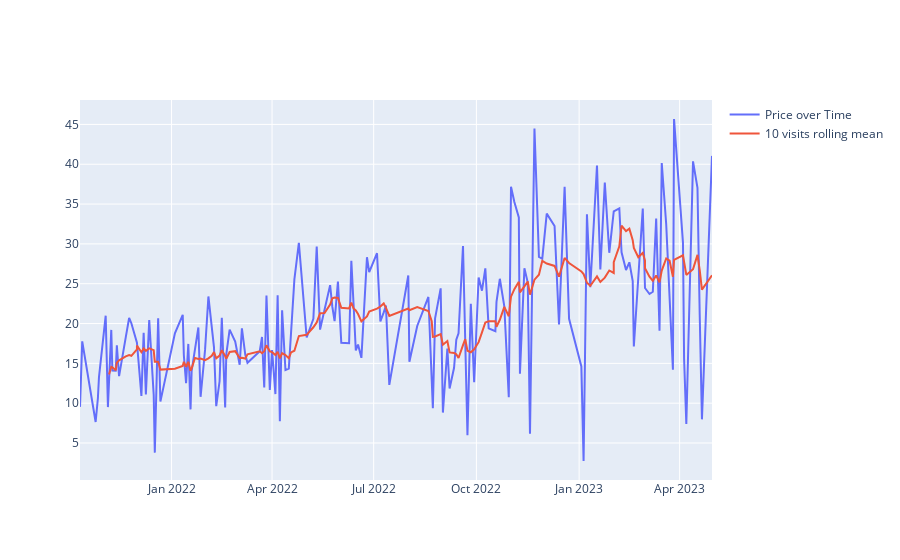

Notebook cell for this chart:
### Code cell
line1 = go.Scatter(x=total_df['Date'], y=total_df['Price'], name='Price over Time')
line2 = go.Scatter(x=total_df['Date'], y=total_df['Rolling Mean'], name='10 visits rolling mean')
#line2 = go.Scatter(x=total_df['Date'], y=total_df['Amount'], name='Amount over Time')
data = [line1, line2]
fig = go.Figure(data=data)
fig.show()

### Figure 1 — Plotly figure (JSON) as saved in the notebook; plotly's stock layout.template omitted (floating-point values rounded to 4 significant figures; data arrays with more than 128 entries replaced by an {"elided": "..."} marker saying what was removed)
{"data": [{"name": "Price over Time", "type": "scatter", "x": {"elided": "171 str values"}, "y": {"elided": "171 float values"}}, {"name": "10 visits rolling mean", "type": "scatter", "x": {"elided": "171 str values"}, "y": {"elided": "171 float values"}}], "layout": {}}
